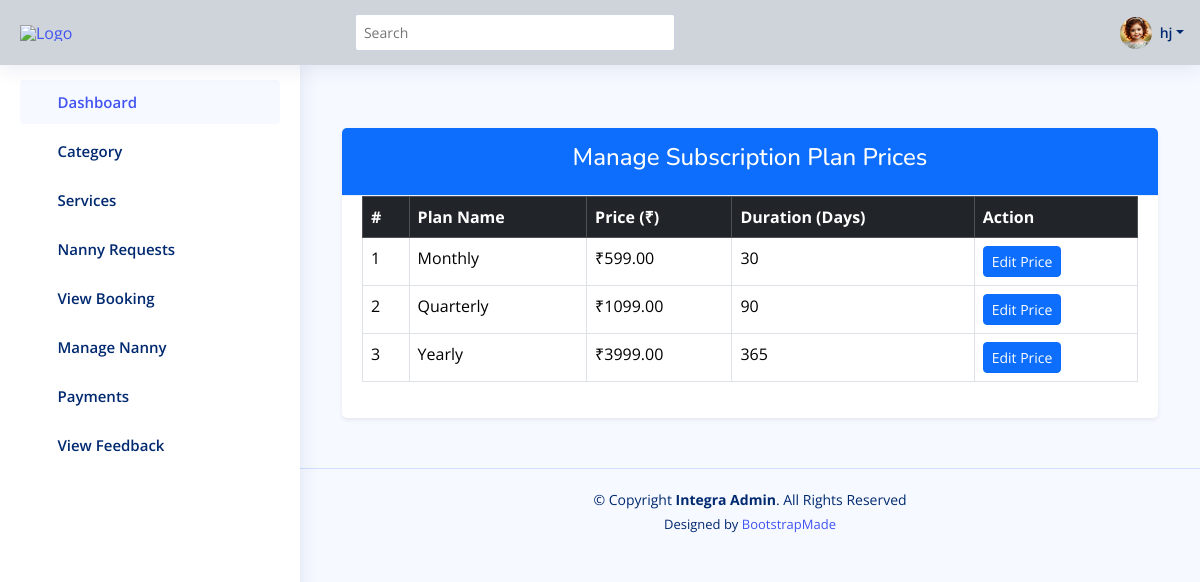
Screenshot of /admin_app/manage_subscriptions/ (signed in) with the database file from the repository.
### nm_app/models.py (models this page shows)
class User(AbstractUser):
    phone = models.IntegerField(null=True,blank=True)
    address = models.TextField(null=True,blank=True)
    role = models.CharField(max_length=255,null=True,blank=True,default="customer")
    profile =models.ImageField(null=True,blank=True)
    skills = models.TextField(null=True,blank=True)
    adhar_pan = models.ImageField(null=True,blank=True)
    certificate = models.ImageField(null=True,blank=True)
    is_verify = models.BooleanField(default=False)
    speciality = models.CharField(max_length=255,null=True,blank=True)
    expirience = models.IntegerField(null=True,blank=True)

### admin_app/models.py (models this page shows, shortened)
class SubscriptionPlan(models.Model):
    PLAN_CHOICES = [
        ('monthly', 'Monthly'),
        ('quarterly', 'Quarterly'),
        ('half_year', 'Half-Year'),
        ('full_year', 'Full-Year'),
    ]
    name = models.CharField(max_length=50, choices=PLAN_CHOICES, unique=True)
    price = models.DecimalField(max_digits=10, decimal_places=2)
    duration_days = models.IntegerField()  # e.g., 30 for Monthly, 90 for Quarterly
    created_at = models.DateTimeField(auto_now_add=True)

### admin_app/views.py (the view)
# urls.py: path('manage_subscriptions/',views.manage_subscriptions,name="manage_subscriptions"),
def manage_subscriptions(request):
    plans = SubscriptionPlan.objects.all()
    return render(request, "adminapp/manage-subscription.html", {"plans": plans})

### templates/adminapp/manage-subscription.html (shortened to what this page needs)
{% extends "adminapp/master.html" %}
{% load static %}
{% block content %}
<div class="container mt-5">
    <div class="card shadow-sm">
        <div class="card-header bg-primary text-white text-center">
            <h4>Manage Subscription Plan Prices</h4>
        </div>
        <div class="card-body">
            <table class="table table-bordered">
                <thead class="table-dark">
                    <tr>
                        <th>#</th>
                        <th>Plan Name</th>
                        <th>Price (₹)</th>
                        <th>Duration (Days)</th>
                        <th>Action</th>
                    </tr>
                </thead>
                <tbody>
                    {% for plan in plans %}
                    <tr>
                        <td>{{ forloop.counter }}</td>
                        <td>{{ plan.name|capfirst }}</td>
                        <td id="price-display-{{ plan.id }}">₹{{ plan.price }}</td>
                        <td>{{ plan.duration_days }}</td>
                        <td>
                            <button type="button" class="btn btn-primary btn-sm" data-bs-toggle="modal" data-bs-target="#updatePriceModal{{ plan.id }}">
                                Edit Price
                            </button>
                        </td>
                    </tr>
                    {% empty %}
                    <tr>
                        <td colspan="5" class="text-center">No subscription plans found.</td>
                    </tr>
                    {% endfor %}
                </tbody>
            </table>
        </div>
    </div>
</div>
{% endblock %}

### templates/adminapp/master.html (shortened to what this page needs)
  <!DOCTYPE html>
  <html lang="en">
  {% load static %}
  <head>
    <link href="{% static 'adminapp/assets/vendor/bootstrap/css/bootstrap.min.css' %}" rel="stylesheet">
    <link href="{% static 'adminapp/assets/vendor/bootstrap-icons/bootstrap-icons.css' %}" rel="stylesheet">
    <link href="{% static 'adminapp/assets/vendor/boxicons/css/boxicons.min.css' %}" rel="stylesheet">
    <link href="{% static 'adminapp/assets/vendor/quill/quill.snow.css' %}" rel="stylesheet">
    <link href="{% static 'adminapp/assets/vendor/quill/quill.bubble.css' %}" rel="stylesheet">
    <link href="{% static 'adminapp/assets/vendor/remixicon/remixicon.css' %}" rel="stylesheet">
    <link href="{% static 'adminapp/assets/vendor/simple-datatables/style.css' %}" rel="stylesheet">
    <link href="{% static 'adminapp/assets/css/style.css' %}" rel="stylesheet">
  </head>
  <body>
    <header id="header" class="header fixed-top d-flex align-items-center bg-dark-subtle" style="height: 65px;">
      <div class="d-flex align-items-center justify-content-between">
        <a href="{% url 'adminindexview' %}" class="logo d-flex align-items-center">
          <img src="{% static 'adminapp/assets/img/logo1.png' %}" alt="Logo">
        </a>
        <i class="bi bi-list toggle-sidebar-btn"></i>
      </div>
      <div class="search-bar">
        <form class="search-form d-flex align-items-center" method="POST" action="#">
          <input type="text" name="query" placeholder="Search" title="Enter search keyword">
          <button type="submit" title="Search"><i class="bi bi-search"></i></button>
        </form>
      </div>
      <nav class="header-nav ms-auto">
        <ul class="d-flex align-items-center">
          <li class="nav-item dropdown pe-3">
            <a class="nav-link nav-profile d-flex align-items-center pe-0" href="#" data-bs-toggle="dropdown">
              {% if request.user.profile %}
                <img src="{{ request.user.profile.url }}" alt="Profile" class="rounded-circle" width="32" height="32">
              {% else %}
                <img src="{% static 'adminapp/assets/img/default-profile.jpg' %}" alt="Default Profile" class="rounded-circle" width="32" height="32">
              {% endif %}
              <span class="d-none d-md-block dropdown-toggle ps-2">{{ request.user.first_name }}</span>
            </a>
          </li>
        </ul>
      </nav>
    </header>
    <aside id="sidebar" class="sidebar">
      <ul class="sidebar-nav" id="sidebar-nav">
        <li class="nav-item">
          <a class="nav-link " href="{% url 'adminindexview' %}">
            <i class="bi bi-grid"></i>
            <span>Dashboard</span>
          </a>
        </li>
<li class="nav-item">
  <a class="nav-link collapsed" data-bs-target="#category-nav" data-bs-toggle="collapse" href="#">
    <i class="bi bi-tags"></i><span>Category</span><i class="bi bi-chevron-down ms-auto"></i>
  </a>
</li>
<li class="nav-item">
  <a class="nav-link collapsed" data-bs-target="#services-nav" data-bs-toggle="collapse" href="#">
    <i class="bi bi-gear-wide-connected"></i><span>Services</span><i class="bi bi-chevron-down ms-auto"></i>
  </a>
</li>
<li class="nav-item">
  <a class="nav-link collapsed" href="{% url 'nanny_requests' %}">
    <i class="bi bi-people-fill"></i><span>Nanny Requests</span>
  </a>
</li>
<li class="nav-item">
  <a class="nav-link collapsed" href="{% url 'Service_Requests' %}">
    <i class="bi bi-card-checklist"></i><span>View Booking</span>
  </a>
</li>
<li class="nav-item">
  <a class="nav-link collapsed" href="{% url 'manage_nanny' %}">
    <i class="bi bi-person-badge"></i><span>Manage Nanny</span>
  </a>
</li>
<li class="nav-item">
  <a class="nav-link collapsed" data-bs-target="#payments-nav" data-bs-toggle="collapse" href="#">
    <i class="bi bi-wallet2"></i><span>Payments</span><i class="bi bi-chevron-down ms-auto"></i>
  </a>
</li>
        <li class="nav-item">
          <a class="nav-link collapsed" href="{% url 'view_feedback' %}">
            <i class="bi bi-chat-dots"></i><span>View Feedback</span>
          </a>
        </li>
      </ul>
    </aside>
    <main id="main" class="main">
      {% block content %}
      {% endblock %}
    </main>
    <footer id="footer" class="footer">
      <div class="copyright">
        &copy; Copyright <strong><span>Integra Admin</span></strong>. All Rights Reserved
      </div>
      <div class="credits">
        Designed by <a href="https://bootstrapmade.com/">BootstrapMade</a>
      </div>
    </footer>
  </body>
  </html>

### static/adminapp/assets/css/style.css (style rules this page uses)
:root { scroll-behavior: smooth; }
body { font-family: "Open Sans", sans-serif; background: #f6f9ff; color: #444444; }
a { color: #4154f1; text-decoration: none; }
h1, h2, h3, h4, h5, h6 { font-family: "Nunito", sans-serif; }
#main { margin-top: 60px; padding: 20px 30px; transition: all 0.3s; }
.card { margin-bottom: 30px; border: none; border-radius: 5px; box-shadow: 0px 0 30px rgba(1, 41, 112, 0.1); }
.card-header, .card-footer { border-color: #ebeef4; background-color: #fff; color: #798eb3; padding: 15px; }
.card-body { padding: 0 20px 20px 20px; }
.logo { line-height: 1; }
@media (min-width: 1200px) { .logo { width: 280px; } }
.logo img { max-height: 26px; margin-right: 6px; }
.header { transition: all 0.5s; z-index: 997; height: 60px; box-shadow: 0px 2px 20px rgba(1, 41, 112, 0.1); background-color: #fff; padding-left: 20px; }
.header .toggle-sidebar-btn { font-size: 32px; padding-left: 10px; cursor: pointer; color: #012970; }
.header .search-bar { min-width: 360px; padding: 0 20px; }
.header .search-form { width: 100%; }
.header .search-form input { border: 0; font-size: 14px; color: #012970; border: 1px solid rgba(1, 41, 112, 0.2); padding: 7px 38px 7px 8px; border-radius: 3px; transition: 0.3s; width: 100%; }
.header .search-form button { border: 0; padding: 0; margin-left: -30px; background: none; }
.header .search-form button i { color: #012970; }
.header-nav ul { list-style: none; }
.header-nav>ul { margin: 0; padding: 0; }
.header-nav .nav-profile { color: #012970; }
.header-nav .nav-profile img { max-height: 36px; }
.header-nav .nav-profile span { font-size: 14px; font-weight: 600; }
.sidebar { position: fixed; top: 60px; left: 0; bottom: 0; width: 300px; z-index: 996; transition: all 0.3s; padding: 20px; overflow-y: auto; scrollbar-width: thin; scrollbar-color: #aab7cf transparent; box-shadow: 0px 0px 20px rgba(1, 41, 112, 0.1); background-color: #fff; }
@media (min-width: 1200px) { #main, #footer { margin-left: 300px; } }
.sidebar-nav { padding: 0; margin: 0; list-style: none; }
.sidebar-nav li { padding: 0; margin: 0; list-style: none; }
.sidebar-nav .nav-item { margin-bottom: 5px; }
.sidebar-nav .nav-link { display: flex; align-items: center; font-size: 15px; font-weight: 600; color: #4154f1; transition: 0.3; background: #f6f9ff; padding: 10px 15px; border-radius: 4px; }
.sidebar-nav .nav-link i { font-size: 16px; margin-right: 10px; color: #4154f1; }
.sidebar-nav .nav-link.collapsed { color: #012970; background: #fff; }
.sidebar-nav .nav-link.collapsed i { color: #899bbd; }
.sidebar-nav .nav-link .bi-chevron-down { margin-right: 0; transition: transform 0.2s ease-in-out; }
.footer { padding: 20px 0; font-size: 14px; transition: all 0.3s; border-top: 1px solid #cddfff; }
.footer .copyright { text-align: center; color: #012970; }
.footer .credits { padding-top: 5px; text-align: center; font-size: 13px; color: #012970; }

### templates/adminapp/master.html (style rules this page uses)
.logo img { max-height: 70px; margin-right: 6px; }

### rows the page displays
User: user.profile (picture), user.first_name "hj"
SubscriptionPlan: name "Monthly", price "599.00", duration_days "30"
SubscriptionPlan: name "Quarterly", price "1099.00", duration_days "90"
SubscriptionPlan: name "Yearly", price "3999.00", duration_days "365"
